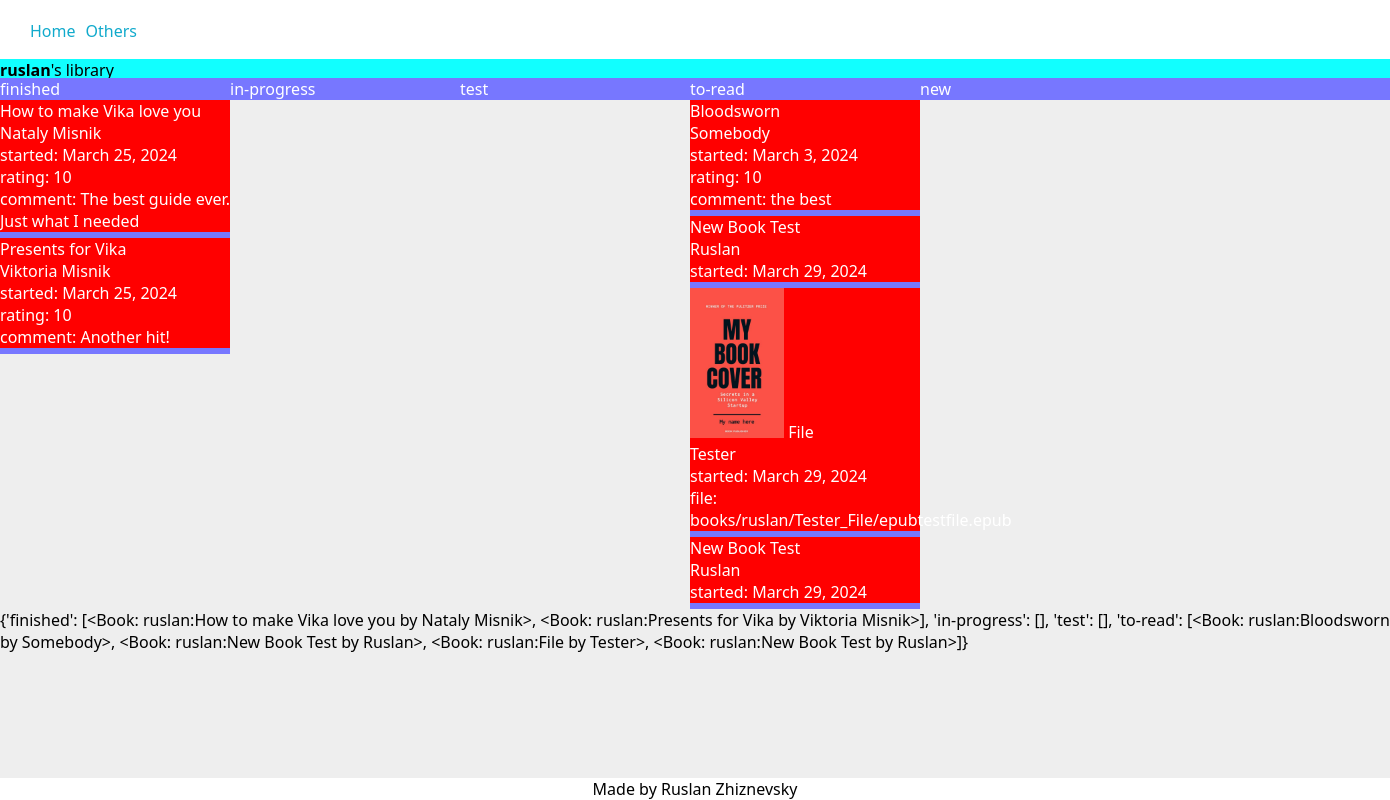
Page /users/ruslan/ (signed in) on the earlier database version.
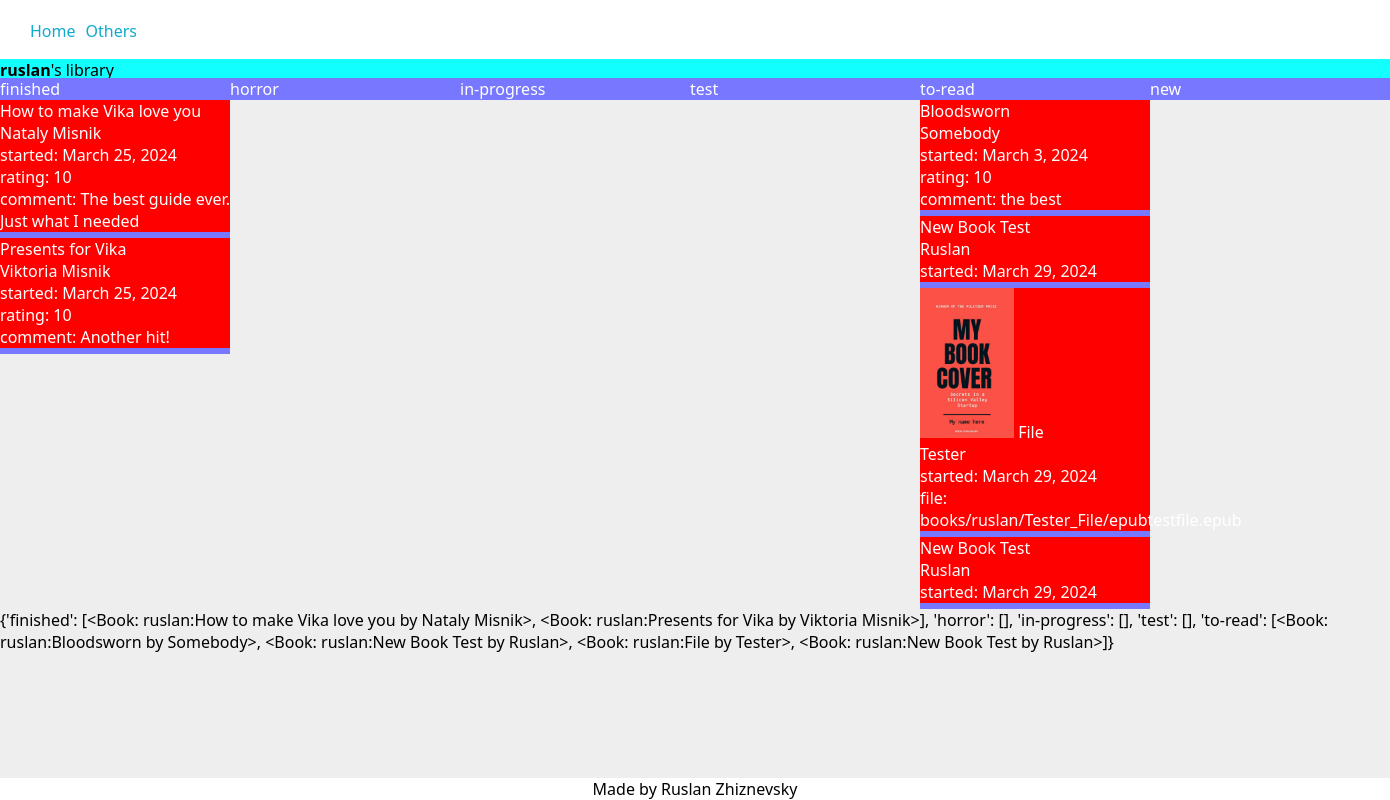
Same page on the later database version.
### library/models.py (models this page shows, shortened)
class Book(models.Model):
    user = models.ForeignKey(
        settings.AUTH_USER_MODEL,
        verbose_name="user",
        help_text="user who has this book in their library",
        on_delete=models.CASCADE,
        related_name="books",
        related_query_name="book",
        null=False,
        blank=False,
    )
    title = models.CharField(
        verbose_name="title",
        help_text="title of the book",
        max_length=60,
        blank=True,
        null=False,
        unique=False,
    )
    author = models.CharField(
        verbose_name="author",
        help_text="author of the book",
        max_length=60,
        blank=True,
        null=False,
        unique=False,
    )
    started = models.DateField(
        verbose_name="started",
        help_text="date when started reading",
        default=datetime.date.today,
        editable=True,
        blank=True,
        null=True,
    )
    finished = models.DateField(
        verbose_name="finished",
        help_text="date when finished reading",
        editable=True,
        blank=True,
        null=True,
        default=None,
    )
    rating = models.PositiveIntegerField(
        verbose_name="rating",
        help_text="book rating from 1 to 10",
        blank=True,
        null=True,
        default=None,
        validators=[MaxValueValidator(10), MinValueValidator(1)],
    )
    comment = models.TextField(
        verbose_name="comment",
        help_text="comment on this book. Is it bad? Good?",
        blank=True,
    )
    category = models.ForeignKey(
        "UserCategory",
        on_delete=models.CASCADE,
        verbose_name="category",
    )
    def _get_bookfile_upload_path(instance, filename):
        return f"books/{instance.user}/{instance.author}_{instance.title}/{filename}"
    file = models.FileField(
        verbose_name="book file",
        help_text="book file to upload",
        upload_to=_get_bookfile_upload_path,
        blank=True,
        null=True,
        default=None,
    )
    def _get_coverfile_upload_path(instance, filename):
        return f"books/{instance.user}/{instance.author}_{instance.title}/{filename}"
    cover = models.ImageField(
        verbose_name="cover image",
        help_text="image of the cover of the book",
        upload_to=_get_coverfile_upload_path,
        blank=True,
        null=True,
        default=None,
    )
    def __str__(self):
        return f"{self.user}:{self.title} by {self.author}"
    class Meta:
        constraints = [
            models.CheckConstraint(
                check=~models.Q(started__gt=models.F("finished")),
                name="%(app_label)s_%(class)s_finished_before_started"
            ),
            models.UniqueConstraint(
                fields=["user", "title", "author"],
                name="%(app_label)s_%(class)s_user_title_author_unique",
            )
        ]

class UserCategory(models.Model):
    user = models.ForeignKey(
        settings.AUTH_USER_MODEL,
        verbose_name="user",
        help_text="user, to whom add category",
        on_delete=models.CASCADE,
        related_name="user_categories",
        related_query_name="user_category",
    )
    category_name = models.CharField(
        verbose_name="category",
        help_text="category of the book(fantasy, horror, etc.)",
        max_length=20,
        blank=False,
        null=False,
    )
    class Meta:
        constraints = [
            models.UniqueConstraint(
                name="%(app_label)s_%(class)s_user_and_category_unique",
                fields=["user", "category_name"]
            )
        ]

### users/models.py (models this page shows)
class User(AbstractBaseUser, PermissionsMixin):
    def get_profile_picture_upload_path(instance, filename):
        return f"profile_pictures/{instance.username}/{filename}"
    username = models.CharField(
        verbose_name="username",
        primary_key=True,
        unique=True,
        blank=False,
        null=False,     # don't set True if blank=True
        max_length=20,
        help_text="unique username",
        validators=[MinLengthValidator(3)],
    )
    email = models.EmailField(
        verbose_name="email",
        help_text="active email for connection with this account",
        max_length=255,
        unique=True,
        blank=False,
        null=False,
    )
    profile_picture = models.ImageField(
        verbose_name="profile picture",
        help_text="profile picture",
        upload_to=get_profile_picture_upload_path,
        max_length=255,
        blank=True,
        null=True,
        default=None,
    )
    to_show = models.BooleanField(
        verbose_name="to show",
        help_text="if this flag is set to False "
                  "user won't be listed in any public listings",
        default=True,
    )
    is_active = models.BooleanField(default=True)
    is_staff = models.BooleanField(default=False)
    USERNAME_FIELD = "username"
    EMAIL_FIELD = "email"
    REQUIRED_FIELDS = ["email"]
    objects = UserManager()
    def __str__(self):
        return self.username

### library/views.py (the view)
# urls.py: path("", views.all_books, name="your_all_books"),
@login_required  # login_url="/login/")
def all_books(request, username=None):
    if username is None:
        books_by_categories = _sort_user_books_by_categories(request.user)
        viewed_user = None
    else:
        viewed_user = User.objects.get(username=username)
        books_by_categories = _sort_user_books_by_categories(viewed_user)
    context = {
        "user": request.user,
        "viewed_user": viewed_user,
        "books_by_categories": books_by_categories,
    }
    return render(request, "all_books.html", context=context)

### library/views.py (called while the page is built)
def _sort_user_books_by_categories(user):
    books = user.books.all()
    books_by_categories = {}
    category_objs = UserCategory.objects.filter(user=user)
    for category in [category_obj.category_name for category_obj in category_objs]:
        books_by_categories[category] = []
    for book in books:
        category_obj = book.category
        books_by_categories[category_obj.category_name] += [book]
    return books_by_categories

### library/templates/all_books.html (shortened to what this page needs)
{% extends "base.html" %}
{% load static %}
{% block extra_css %}
<link rel="stylesheet" href="{% static 'library/all_books.css' %}">
{% endblock extra_css %}
{% block content %}
<div class="categories_conteiner">
    {% for category in books_by_categories.keys %}
    <div class="category_header col">
        {% if viewed_user  %}
            <a href="{% url 'someones_category' viewed_user.username category %}">{{ category }}</a>
        {% else %}
            <a href="{% url 'your_category' category %}">{{ category }}</a>
        {% endif %}
    </div>
    {% endfor %}
    <div class="categories_header col"><a href="{% url 'new_category' %}">new</a></div>
</div>
<div class="books_conteiner">
{% for books in books_by_categories.values %}
    <div class="books_list col">
        {% for book in books %}
            {% if viewed_user %}
            <a href="{% url 'someones_book' viewed_user.username book.title %}">
            {% else %}
            <a href="{% url 'your_book' book.title %}">
            {% endif %}
            <div class="book_block">
                {% if book.cover %}
                <img src="{{ book.cover.url }}">
                {% endif %}
                {% if book.title %}
                    {{ book.title }}<br>
                {% endif %}
                {% if book.author %}
                    {{ book.author }}<br>
                {% endif %}
                {% if book.started %}
                    started: {{ book.started }}<br>
                {% endif %}
                {% if book.rating %}
                    rating: {{ book.rating }}<br>
                {% endif %}
                {% if book.comment %}
                    comment: {{ book.comment }}<br>
                {% endif %}
                {% if book.file %}
                    file: {{ book.file }}
                {% endif %}
                </div>
            </a>
        {% endfor %}
    </div>
{% endfor %}
</div>
    {{ books_by_categories }}
{% endblock content %}

Differences in the rows shown:
added UserCategory: keys "horror"
computed for Book "How to make Vika love you": user+title+author "…Vika by Viktoria Misnik>], 'in-progress': [], 'test': [],…" → "…Vika by Viktoria Misnik>], 'horror': [], 'in-progress': [], 'test': [],…"
